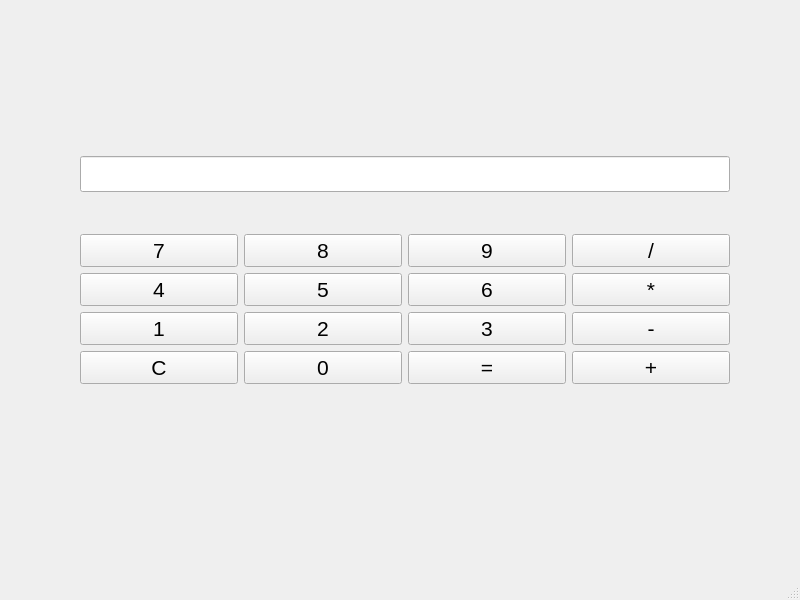
<?xml version="1.0" encoding="UTF-8"?>
<ui version="4.0">
 <class>MainWindow</class>
 <widget class="QMainWindow" name="MainWindow">
  <property name="geometry">
   <rect>
    <x>0</x>
    <y>0</y>
    <width>800</width>
    <height>600</height>
   </rect>
  </property>
  <property name="windowTitle">
   <string>MainWindow</string>
  </property>
  <widget class="QWidget" name="centralwidget">
   <widget class="QWidget" name="verticalLayoutWidget">
    <property name="geometry">
     <rect>
      <x>80</x>
      <y>120</y>
      <width>650</width>
      <height>300</height>
     </rect>
    </property>
    <property name="font">
     <font>
      <pointsize>16</pointsize>
     </font>
    </property>
    <layout class="QVBoxLayout" name="verticalLayout">
     <item>
      <widget class="QLineEdit" name="textfield">
       <property name="enabled">
        <bool>true</bool>
       </property>
       <property name="font">
        <font>
         <pointsize>18</pointsize>
        </font>
       </property>
       <property name="readOnly">
        <bool>true</bool>
       </property>
      </widget>
     </item>
     <item>
      <layout class="QGridLayout" name="gridLayout">
       <item row="2" column="0">
        <widget class="QPushButton" name="pushButton_13">
         <property name="font">
          <font>
           <pointsize>16</pointsize>
          </font>
         </property>
         <property name="text">
          <string>1</string>
         </property>
        </widget>
       </item>
       <item row="0" column="3">
        <widget class="QPushButton" name="pushButton_4">
         <property name="font">
          <font>
           <pointsize>16</pointsize>
          </font>
         </property>
         <property name="text">
          <string>/</string>
         </property>
        </widget>
       </item>
       <item row="0" column="1">
        <widget class="QPushButton" name="pushButton_2">
         <property name="font">
          <font>
           <pointsize>16</pointsize>
          </font>
         </property>
         <property name="text">
          <string>8</string>
         </property>
        </widget>
       </item>
       <item row="1" column="1">
        <widget class="QPushButton" name="pushButton_10">
         <property name="font">
          <font>
           <pointsize>16</pointsize>
          </font>
         </property>
         <property name="text">
          <string>5</string>
         </property>
        </widget>
       </item>
       <item row="1" column="2">
        <widget class="QPushButton" name="pushButton_11">
         <property name="font">
          <font>
           <pointsize>16</pointsize>
          </font>
         </property>
         <property name="text">
          <string>6</string>
         </property>
        </widget>
       </item>
       <item row="2" column="2">
        <widget class="QPushButton" name="pushButton_15">
         <property name="font">
          <font>
           <pointsize>16</pointsize>
          </font>
         </property>
         <property name="text">
          <string>3</string>
         </property>
        </widget>
       </item>
       <item row="0" column="0">
        <widget class="QPushButton" name="pushButton">
         <property name="font">
          <font>
           <pointsize>16</pointsize>
          </font>
         </property>
         <property name="text">
          <string>7</string>
         </property>
        </widget>
       </item>
       <item row="1" column="0">
        <widget class="QPushButton" name="pushButton_9">
         <property name="font">
          <font>
           <pointsize>16</pointsize>
          </font>
         </property>
         <property name="text">
          <string>4</string>
         </property>
        </widget>
       </item>
       <item row="2" column="3">
        <widget class="QPushButton" name="pushButton_16">
         <property name="font">
          <font>
           <pointsize>16</pointsize>
          </font>
         </property>
         <property name="text">
          <string>-</string>
         </property>
        </widget>
       </item>
       <item row="2" column="1">
        <widget class="QPushButton" name="pushButton_14">
         <property name="font">
          <font>
           <pointsize>16</pointsize>
          </font>
         </property>
         <property name="text">
          <string>2</string>
         </property>
        </widget>
       </item>
       <item row="0" column="2">
        <widget class="QPushButton" name="pushButton_3">
         <property name="font">
          <font>
           <pointsize>16</pointsize>
          </font>
         </property>
         <property name="text">
          <string>9</string>
         </property>
        </widget>
       </item>
       <item row="1" column="3">
        <widget class="QPushButton" name="pushButton_12">
         <property name="font">
          <font>
           <pointsize>16</pointsize>
          </font>
         </property>
         <property name="text">
          <string>*</string>
         </property>
        </widget>
       </item>
       <item row="3" column="0">
        <widget class="QPushButton" name="pushButton_17">
         <property name="font">
          <font>
           <pointsize>16</pointsize>
          </font>
         </property>
         <property name="text">
          <string>C</string>
         </property>
        </widget>
       </item>
       <item row="3" column="1">
        <widget class="QPushButton" name="pushButton_18">
         <property name="font">
          <font>
           <pointsize>16</pointsize>
          </font>
         </property>
         <property name="text">
          <string>0</string>
         </property>
        </widget>
       </item>
       <item row="3" column="2">
        <widget class="QPushButton" name="pushButton_19">
         <property name="font">
          <font>
           <pointsize>16</pointsize>
          </font>
         </property>
         <property name="text">
          <string>=</string>
         </property>
        </widget>
       </item>
       <item row="3" column="3">
        <widget class="QPushButton" name="pushButton_20">
         <property name="font">
          <font>
           <pointsize>16</pointsize>
          </font>
         </property>
         <property name="text">
          <string>+</string>
         </property>
        </widget>
       </item>
      </layout>
     </item>
    </layout>
   </widget>
  </widget>
  <widget class="QMenuBar" name="menubar">
   <property name="geometry">
    <rect>
     <x>0</x>
     <y>0</y>
     <width>800</width>
     <height>24</height>
    </rect>
   </property>
  </widget>
  <widget class="QStatusBar" name="statusbar"/>
 </widget>
 <resources/>
 <connections/>
</ui>
